Frame 1 (no input): blank canvas, image omitted
Frame 60 (the mouse pressed at the canvas centre just before this capture): blank canvas, image omitted
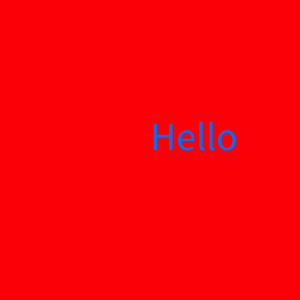
Frame 120 (the mouse held since frame 60 and released just before this capture)

The Processing sketch whose frames 1 and 60 were blank and that drew this single picture after the mouse press (run headless with seeded random() and noise(); from frame 60 on, the mouse is pressed at the canvas centre):

// Processing sketch: week12_3_text
// ── week12_3_text.pde
//Ctrl-N開新程式,Ctrl-S存檔
void setup()
{
    size(300,300);
    textSize(40);
}
void draw()
{
     background(#FC0008);
     fill(#006FFC);
     text("Hello",mouseX,mouseY);//秀文字在滑鼠位置
  
}
